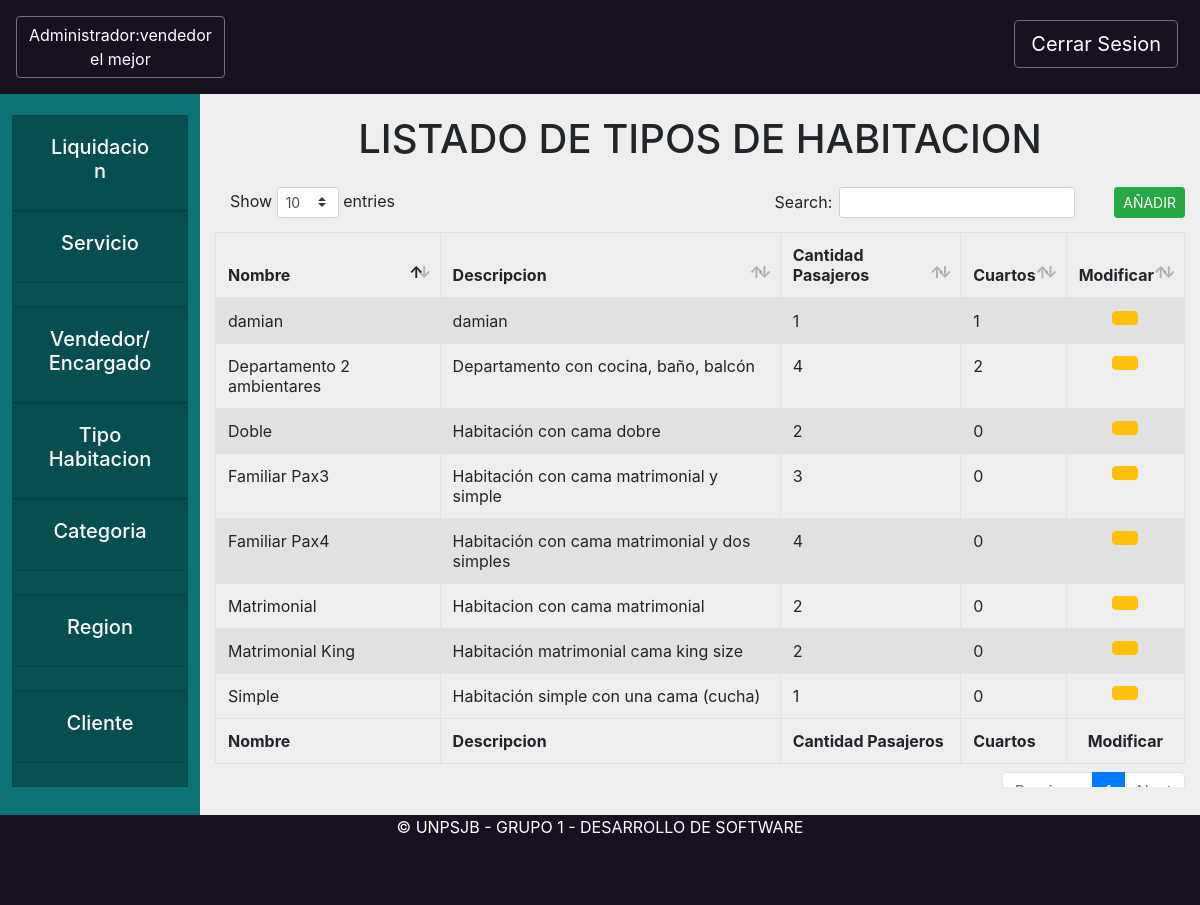
/core/tipoHabitacion (signed in), run on the app's committed database.
### core/models.py (models this page shows, shortened)
class Persona(models.Model):
    DNI = 0
    PASAPORTE = 1
    LIBRETA = 2
    TIPOS_DOCUMENTO = (
        (DNI, "DNI"),
        (PASAPORTE, "PASAPORTE"),
        (LIBRETA, "LIBRETA")
    )
    objects = PersonaManager.from_queryset(PersonaQuerySet)()
    tipo_documento = models.PositiveSmallIntegerField(choices=TIPOS_DOCUMENTO)
    documento = models.CharField(max_length=13)
    nombre = models.CharField(max_length=200)
    apellido = models.CharField(max_length=200)
    usuario = models.OneToOneField(User, null=True, blank=True, on_delete=models.SET_NULL)

class TipoHabitacion(models.Model):
    nombre = models.CharField(max_length=200)
    descripcion = models.CharField(max_length=800)
    pasajeros = models.PositiveSmallIntegerField()
    cuartos = models.PositiveSmallIntegerField(default = 0)
    def __str__(self):
        return self.nombre

### core/views.py (the view)
# urls.py: path('tipoHabitacion',views.tipoHabitacion, name="opcionTipoHabitacion"),
def tipoHabitacion(request):
    personaInstancia = request.user.persona
    tiposHabitaciones = TipoHabitacion.objects.all()
    return render(request, "core/tipoHabitacionAdmin.html", {"tiposHabitaciones": tiposHabitaciones,"administrador":personaInstancia})

### core/templates/core/tipoHabitacionAdmin.html (shortened to what this page needs)
{% extends 'base/base_administrador.html'%}
{% load static %}
{% block header %}
<button onclick="location.href='/core/homeAdministrador'" style="text-decoration:none"
    class="rounded-1 btn  btn-outline-secondary text-white ">Administrador:{% if administrador %}{{administrador.nombre}} {{administrador.apellido}}{% endif %}</button>
{% endblock header %}
{% block content %}
<div class="formularioRegion" id="vistaLocalidades">
    <center>
        <h1 class="my-4">LISTADO DE TIPOS DE HABITACION</h1>
    </center>
    <table id="example1" class="table table-striped table-bordered" style="width:100%">
        <thead>
            <tr>
                <button type="button" class="btn btn-success ml-4 float-right btn-sm" data-toggle="modal"
                    data-target="#crearTipoHabitacion"
                    onclick="abrir_modal('{% url 'core:modalCrearTipoHabitacion' %}','#crearTipoHabitacion');">
                    AÑADIR</button>
                <th>Nombre</th>
                <th>Descripcion</th>
                <th>Cantidad Pasajeros</th>
                <th>Cuartos</th>
                <th>
                    <Center>Modificar</Center>
                </th>
            </tr>
        </thead>
        <tbody>
            {% for tipoHabitacion in tiposHabitaciones %}
            <tr>
                <td>{{tipoHabitacion.nombre}}</td>
                <td>{{tipoHabitacion.descripcion}}</td>
                <td>{{tipoHabitacion.pasajeros}}</td>
                <td>{{tipoHabitacion.cuartos}}</td>
                <td>
                    <center>
                        <button type="button" class="btn btn-warning" data-toggle="modal"
                            data-target="#modificarTipoHabitacion"
                            onclick="abrir_modal('{% url 'core:modalModificarTipoHabitacion' tipoHabitacion %}','#modificarTipoHabitacion');">
                        </button>
                    </center>
                </td>
            </tr>
            {% endfor %}
        </tbody>
        <tfoot>
            <tr>
                <th>Nombre</th>
                <th>Descripcion</th>
                <th>Cantidad Pasajeros</th>
                <th>Cuartos</th>
                <th>
                    <Center>Modificar</Center>
                </th>
            </tr>
        </tfoot>
    </table>
</div>
{% endblock content %}

### static/css/styleBase.css (style rules this page uses)
.bodyComplete { background-color: #eeeeee; width: 100%; height: 100%; }

### data on the page
Persona: nombre "vendedor", apellido "el mejor"
TipoHabitacion: nombre "Simple", descripcion "Habitación simple con una cama (cucha)", pasajeros "1", cuartos "0"
TipoHabitacion: nombre "Doble", descripcion "Habitación con cama dobre", pasajeros "2", cuartos "0"
TipoHabitacion: nombre "Matrimonial", descripcion "Habitacion con cama matrimonial", pasajeros "2", cuartos "0"
TipoHabitacion: nombre "Matrimonial King", descripcion "Habitación matrimonial cama king size", pasajeros "2", cuartos "0"
TipoHabitacion: nombre "Familiar Pax3", descripcion "Habitación con cama matrimonial y simple", pasajeros "3", cuartos "0"
TipoHabitacion: nombre "Familiar Pax4", descripcion "Habitación con cama matrimonial y dos simples", pasajeros "4", cuartos "0"
TipoHabitacion: nombre "Departamento 2 ambientares", descripcion "Departamento con cocina, baño, balcón", pasajeros "4", cuartos "2"
TipoHabitacion: nombre "damian", descripcion "damian", pasajeros "1", cuartos "1"
